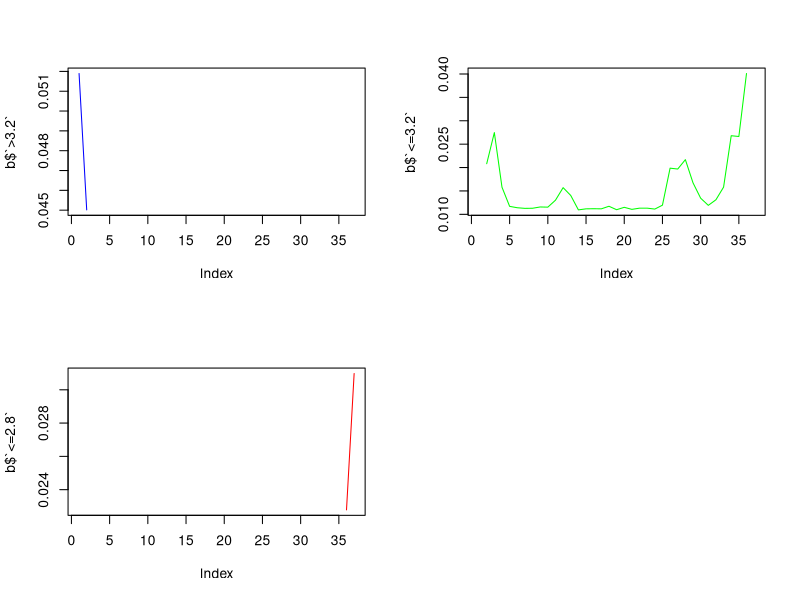
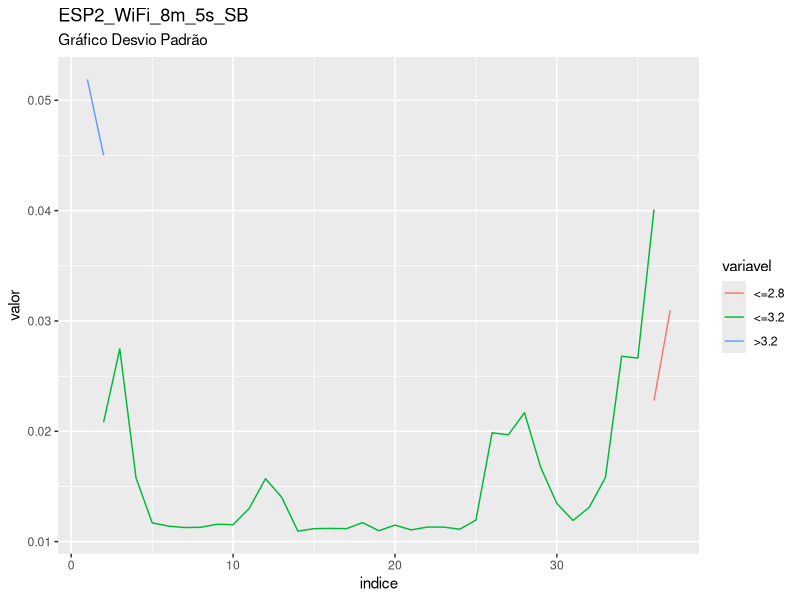
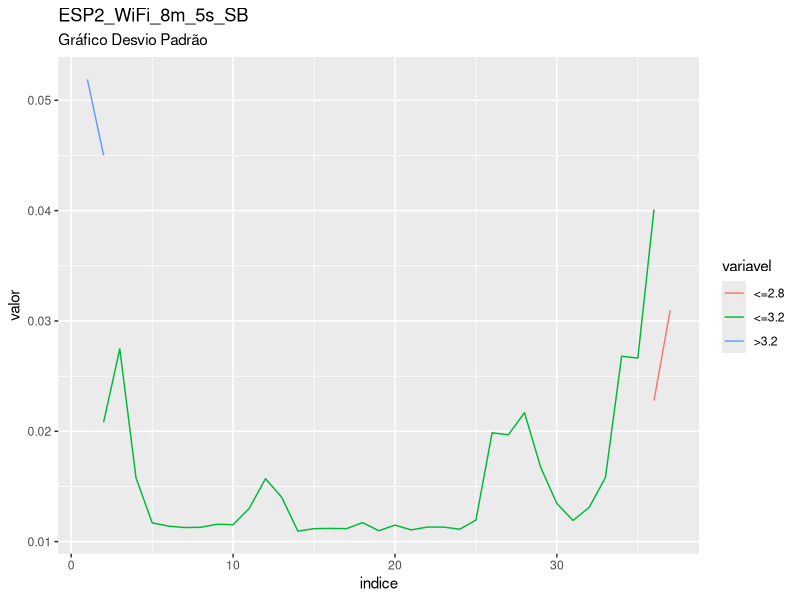

Source code (R) for these figures, in order:
library(readxl)
plan_ESP2_WiFi_8m_5s_SB <- read_excel("ESP2 WiFi 8m 5s SB.xlsx")
View(plan_ESP2_WiFi_8m_5s_SB)

valor<-plan_ESP2_WiFi_8m_5s_SB$Column9
posicoes<-c(1:length(valor))

corte_1<-min(posicoes[which(valor==3.2)])
corte_2<-min(posicoes[which(valor==2.8)])

valor[which(posicoes==corte_1)]
valor[which(posicoes==corte_2)]

a<- rep(1,corte_1)
b<- rep(2,corte_2-corte_1)
c<- rep(3,length(valor)-corte_2)

plan_ESP2_WiFi_8m_5s_SB$nivel<-c(a,b,c)


###########################################################

require(lubridate)
plan_ESP2_WiFi_8m_5s_SB$t<-(plan_ESP2_WiFi_8m_5s_SB$Column1)
plan_ESP2_WiFi_8m_5s_SB$t0<-min((plan_ESP2_WiFi_8m_5s_SB$Column1))
plan_ESP2_WiFi_8m_5s_SB$survt<-(plan_ESP2_WiFi_8m_5s_SB$t-plan_ESP2_WiFi_8m_5s_SB$t0)
segundos<-round(as.numeric(diff(plan_ESP2_WiFi_8m_5s_SB$survt,1)))
plan_ESP2_WiFi_8m_5s_SB$segundos<-c(0,segundos)
plan_ESP2_WiFi_8m_5s_SB$segundos<- ifelse(plan_ESP2_WiFi_8m_5s_SB$segundos<0,5,plan_ESP2_WiFi_8m_5s_SB$segundos)
plan_ESP2_WiFi_8m_5s_SB$segundos_acum<-cumsum(plan_ESP2_WiFi_8m_5s_SB$segundos)
plan_ESP2_WiFi_8m_5s_SB$minutos_acum<-round(cumsum(plan_ESP2_WiFi_8m_5s_SB$segundos)/60)
plan_ESP2_WiFi_8m_5s_SB$minuto = cut(as.numeric(plan_ESP2_WiFi_8m_5s_SB$minutos_acum), c(0,5, 10,15, 20,25, 30,35, 40,45,50,55,60,65,70,75,80,85,90,95,100,105,110,115,120,125,130,135,140,145,150,155,160,165,170,175,180,Inf), right=FALSE)


tapply(plan_ESP2_WiFi_8m_5s_SB$Column9,plan_ESP2_WiFi_8m_5s_SB$nivel,sd)
tapply(plan_ESP2_WiFi_8m_5s_SB$Column9,plan_ESP2_WiFi_8m_5s_SB$minuto,sd)

a<-tapply(plan_ESP2_WiFi_8m_5s_SB$Column9,list(plan_ESP2_WiFi_8m_5s_SB$minuto, plan_ESP2_WiFi_8m_5s_SB$nivel),sd)
b<-data.frame(a)
names(b)<-c(">3.2","<=3.2","<=2.8")

# exportando saida para csv
write.csv(a,file="saida_dp_ESP2_WiFi_8m_5s_SB.csv")

#grafico

par(mfrow = c(2, 2))
plot(b$`>3.2`,col="blue",type="l")
plot(b$`<=3.2`,col="green",type="l")
plot(b$`<=2.8`,col="red",type="l")

b$indice<-c(1:nrow(b))

library(tidyr)
library(ggplot2)

dados_long <- b %>% gather(variavel, valor, -indice)

ggplot(data = dados_long, aes(x = indice, y = valor, group = variavel)) +
  geom_line(aes(colour = variavel)) +
labs(title = "ESP2_WiFi_8m_5s_SB", subtitle = "Gráfico Desvio Padrão")

ggsave("Grafico_DP_ESP2_WiFi_8m_5s_SB.png")
